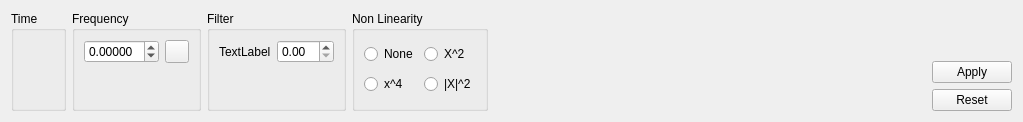
<?xml version="1.0" encoding="UTF-8"?>
<ui version="4.0">
 <class>SignalTransform</class>
 <widget class="QWidget" name="SignalTransform">
  <property name="geometry">
   <rect>
    <x>0</x>
    <y>0</y>
    <width>1023</width>
    <height>122</height>
   </rect>
  </property>
  <property name="sizePolicy">
   <sizepolicy hsizetype="MinimumExpanding" vsizetype="MinimumExpanding">
    <horstretch>0</horstretch>
    <verstretch>0</verstretch>
   </sizepolicy>
  </property>
  <property name="windowTitle">
   <string>Form</string>
  </property>
  <layout class="QHBoxLayout" name="horizontalLayout">
   <item>
    <widget class="QGroupBox" name="groupBox_4">
     <property name="title">
      <string>Time</string>
     </property>
    </widget>
   </item>
   <item>
    <widget class="QGroupBox" name="groupBox">
     <property name="title">
      <string>Frequency</string>
     </property>
     <layout class="QFormLayout" name="formLayout">
      <item row="0" column="0">
       <widget class="QDoubleSpinBox" name="tf_foff_box">
        <property name="decimals">
         <number>5</number>
        </property>
        <property name="minimum">
         <double>-0.500000000000000</double>
        </property>
        <property name="maximum">
         <double>0.500000000000000</double>
        </property>
        <property name="singleStep">
         <double>0.000100000000000</double>
        </property>
        <property name="stepType">
         <enum>QAbstractSpinBox::DefaultStepType</enum>
        </property>
       </widget>
      </item>
      <item row="0" column="1">
       <widget class="QToolButton" name="toolButton">
        <property name="text">
         <string/>
        </property>
        <property name="icon">
         <iconset theme="document-edit-symbolic">
          <normaloff>.</normaloff>.</iconset>
        </property>
        <property name="checkable">
         <bool>true</bool>
        </property>
       </widget>
      </item>
     </layout>
    </widget>
   </item>
   <item>
    <widget class="QGroupBox" name="groupBox_2">
     <property name="title">
      <string>Filter</string>
     </property>
     <layout class="QFormLayout" name="formLayout_2">
      <item row="0" column="0">
       <widget class="QLabel" name="label_2">
        <property name="text">
         <string>TextLabel</string>
        </property>
       </widget>
      </item>
      <item row="0" column="1">
       <widget class="QDoubleSpinBox" name="doubleSpinBox_2"/>
      </item>
     </layout>
    </widget>
   </item>
   <item>
    <widget class="QGroupBox" name="groupBox_3">
     <property name="title">
      <string>Non Linearity</string>
     </property>
     <layout class="QGridLayout" name="gridLayout_2">
      <item row="0" column="0">
       <widget class="QRadioButton" name="button_none">
        <property name="text">
         <string>None</string>
        </property>
       </widget>
      </item>
      <item row="0" column="1">
       <widget class="QRadioButton" name="button_square">
        <property name="text">
         <string>X^2</string>
        </property>
       </widget>
      </item>
      <item row="1" column="1">
       <widget class="QRadioButton" name="button_abs_square">
        <property name="text">
         <string>|X|^2</string>
        </property>
       </widget>
      </item>
      <item row="1" column="0">
       <widget class="QRadioButton" name="button_qube">
        <property name="text">
         <string>x^4</string>
        </property>
       </widget>
      </item>
     </layout>
    </widget>
   </item>
   <item>
    <spacer name="horizontalSpacer">
     <property name="orientation">
      <enum>Qt::Horizontal</enum>
     </property>
     <property name="sizeHint" stdset="0">
      <size>
       <width>40</width>
       <height>20</height>
      </size>
     </property>
    </spacer>
   </item>
   <item>
    <layout class="QVBoxLayout" name="verticalLayout_3">
     <property name="rightMargin">
      <number>0</number>
     </property>
     <item>
      <spacer name="verticalSpacer">
       <property name="orientation">
        <enum>Qt::Vertical</enum>
       </property>
       <property name="sizeHint" stdset="0">
        <size>
         <width>20</width>
         <height>40</height>
        </size>
       </property>
      </spacer>
     </item>
     <item>
      <widget class="QPushButton" name="pushButton">
       <property name="text">
        <string>Apply</string>
       </property>
      </widget>
     </item>
     <item>
      <widget class="QPushButton" name="pushButton_2">
       <property name="text">
        <string>Reset</string>
       </property>
      </widget>
     </item>
    </layout>
   </item>
  </layout>
 </widget>
 <resources/>
 <connections/>
</ui>
